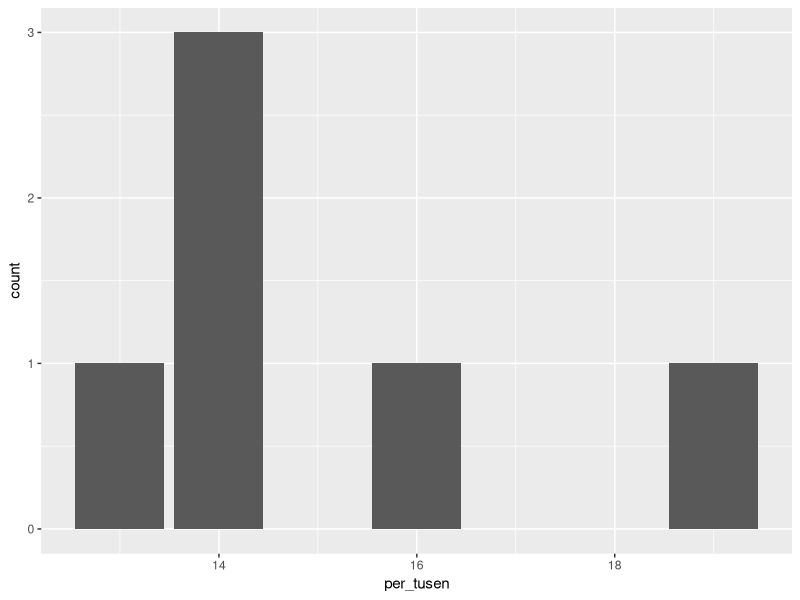

Reproduce this figure in R.
## ---- chunk 1
knitr::opts_chunk$set(echo = TRUE)
## ---- chunk 2
# Dette er kode.  
## ---- chunk 3
# Dette er en kommentar. 
# Nå skal vi gjøre et lite forsøk med noe enkel matte! 
# For å kjøre koden setter dere musepekeren ved siden av, og trykker ctrl+enter (cmd+return på Mac). 
100/2+4
## ---- chunk 4
?vif

## ---- chunk 5

To <- 2

2 + To
## ---- chunk 6
en_til_hundre <- 1:100
tall <- c(1,4,56,8,4,2,4)

tall
## ---- chunk 7
mean(en_til_hundre)
mean(tall)
## ---- chunk 8
tall[5]
## ---- chunk 9
tall[3:6]
tall[c(3,5,3,6)]
## ---- chunk 10
mean(tall[c(3,5,3,6)])
## ---- chunk 11
Ny_Vektor <- tall[c(3,5,3,6)]
## ---- chunk 12
is.numeric(en_til_hundre)
# Her ser vi at vi får opp "TRUE" som betyr at en_til_hundre er et numerisk objekt
## ---- chunk 13
class(en_til_hundre)
## ---- chunk 14
Tekst <- "Hei, jeg elsker R! <3"
# Denne klassen kan inneholde tekst, men vil f.eks. ikke kunne brukes til matte. 
mean(Tekst)
## ---- chunk 15
tall_ch <- as.character(tall)
mean(tall_ch)
## ---- chunk 16
# Lager en faktorvariabel uten å sette nivåer
skolenivaer <- factor(c("Barneskole", 
                        "Ungdomskole", 
                        "Videregaende", 
                        "Videregaende", 
                        "Universitet",
                        "Ungdomskole",
                        "Universitet"))

# Printer alle verdiene
skolenivaer 

# Printer alle nivåene
levels(skolenivaer)
# Er det noe som skurrer her?
## ---- chunk 17
# Endrer faktornivåene
skolenivaer <- factor(skolenivaer,
                      levels = c("Barneskole",
                                 "Ungdomskole",
                                 "Videregaende",
                                 "Universitet"))
skolenivaer
levels(skolenivaer)
## ---- chunk 18
teksttall <- c(1,4,0,4, "Bamse", "R", "R Seminarer er de BESTE seminarer", 42, "the answer")

class(teksttall)
mean(teksttall[1:4])
## ---- chunk 19
navn <- c("Mohammed", "Jakob", "Olav", "Martin", 
          "Maja", "Sofia", "Iben", "Therese")

antall <- c(94, 76, 68, NA, 65, 64, 60, NA)

per_tusen <- c(19, 16, 14, NA, 14, 14, 13, NA)

kjonn <- c("Gutt", "Gutt", "Gutt", "Gutt", 
           "Jente", "Jente", "Jente", "Jente")

by <- c("Oslo")

## ---- chunk 20

length(navn)
length(by)

## ---- chunk 21
navnestat <- data.frame(navn, antall, per_tusen, kjonn, by)
## ---- chunk 22
View(navnestat)
## ---- chunk 23
# Med klammeparanteser kan vi velge rad og kolonne. Rad kommer først, og så kolonnen: 
navnestat[2,1] 

# Skriver vi en tom får vi alle kollonene/radene 
navnestat[,2] 
navnestat[2,]

## ---- chunk 24
#Her skriver jeg først navnet på dataframen, og så variabelen: 
navnestat$antall 

#La oss prøve å få ut gjennomsnittlet til antall 
mean(navnestat$antall)
## ---- chunk 25
mean(navnestat$antall, na.rm = TRUE) 
median(navnestat$antall, na.rm = TRUE)
## ---- chunk 26
summary(navnestat$antall)

summary(navnestat)
## ---- chunk 27
library(tidyverse)
## ---- chunk 28
# I første argument spesifiserer vi datasettet
# og hvilken variabel vi vil plotte
# Vi legger til en + på slutten av linjen for
# å fortelle R at vi vil legge til flere lag
# Etter + skrive vi hva slags plot vi vil ha. 

ggplot(data = navnestat, aes(x = per_tusen)) + 
  geom_bar(bins = 30) 
  
